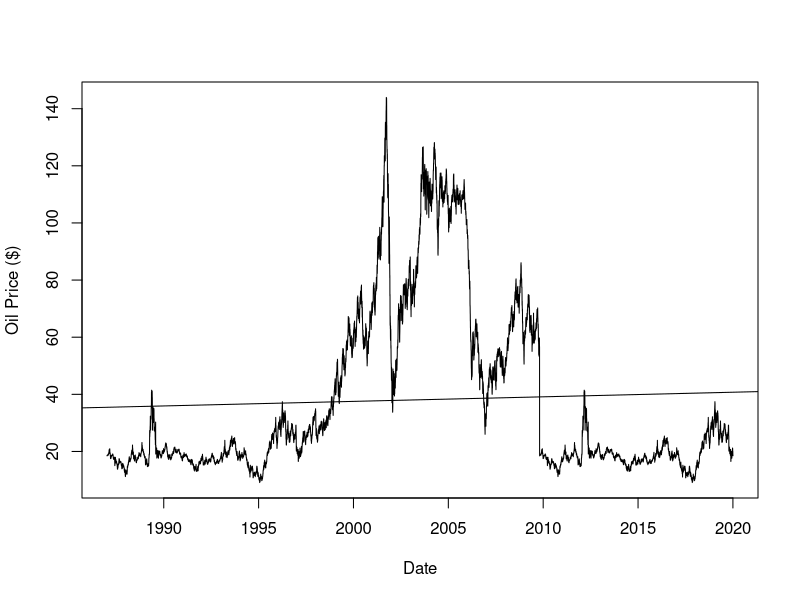
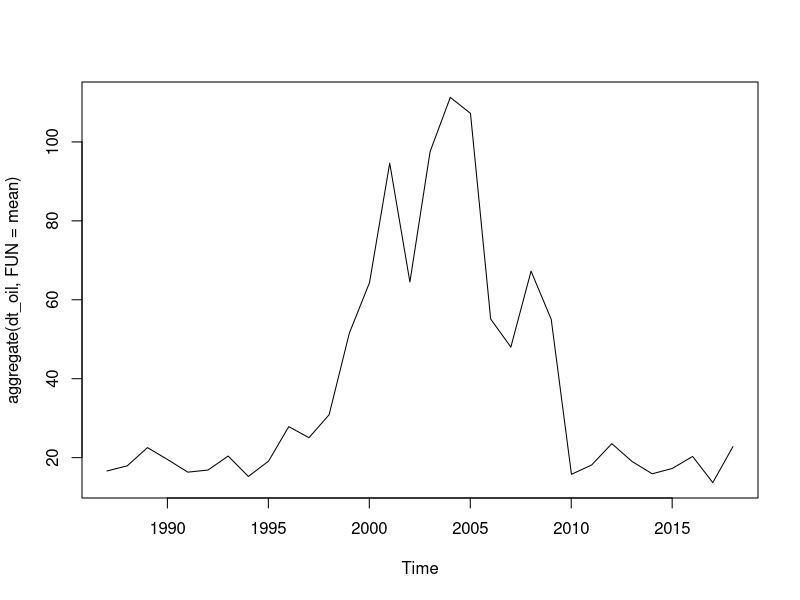
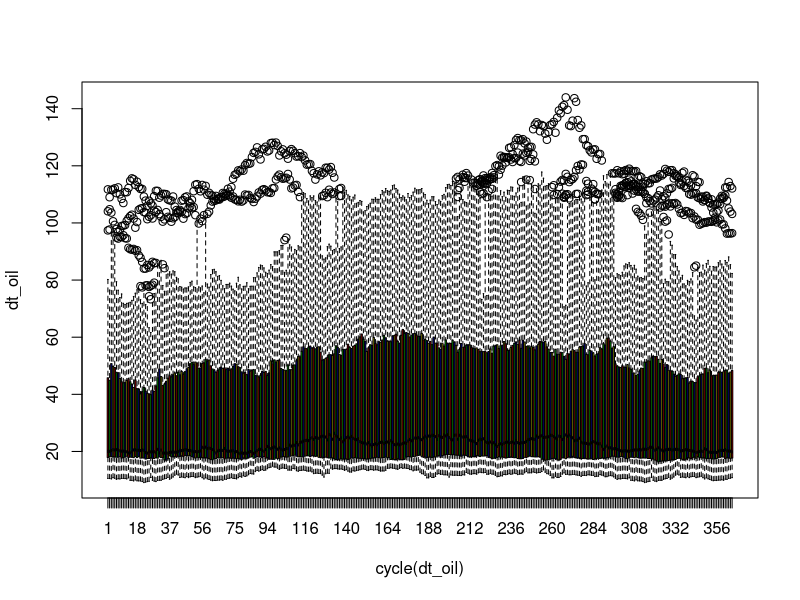
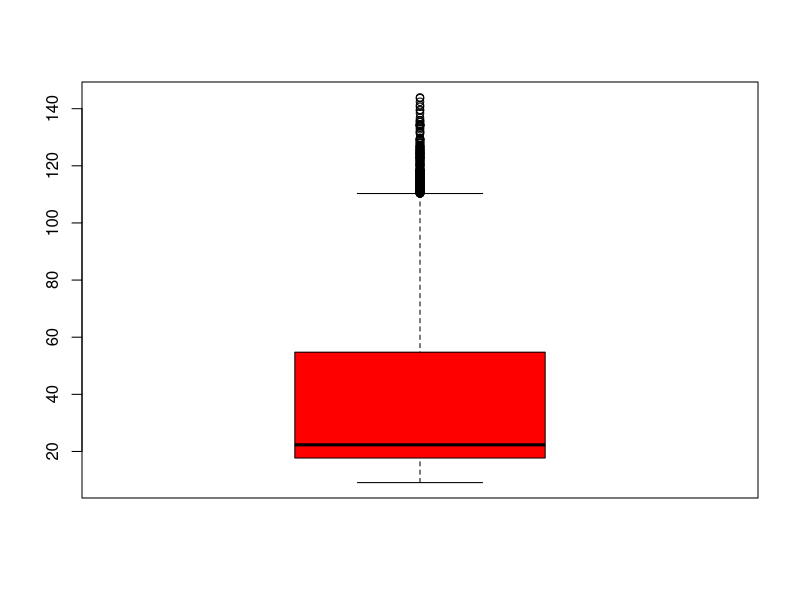
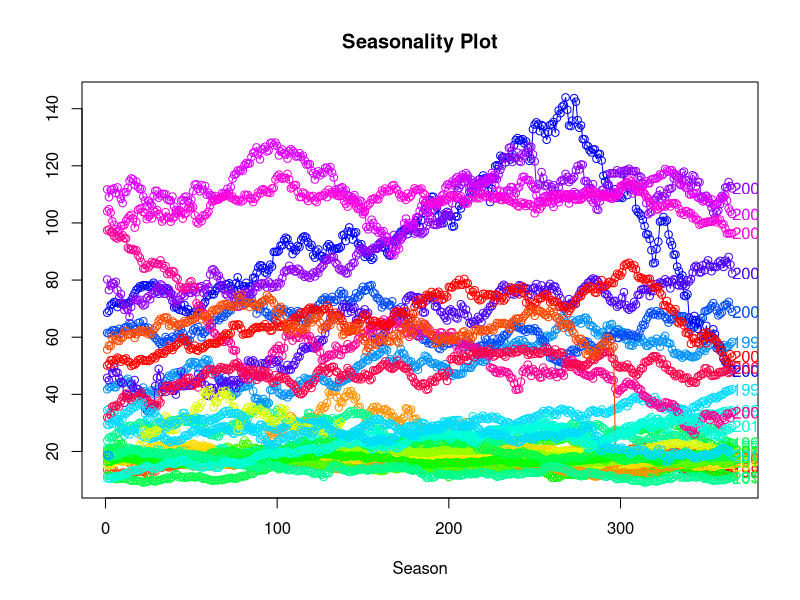
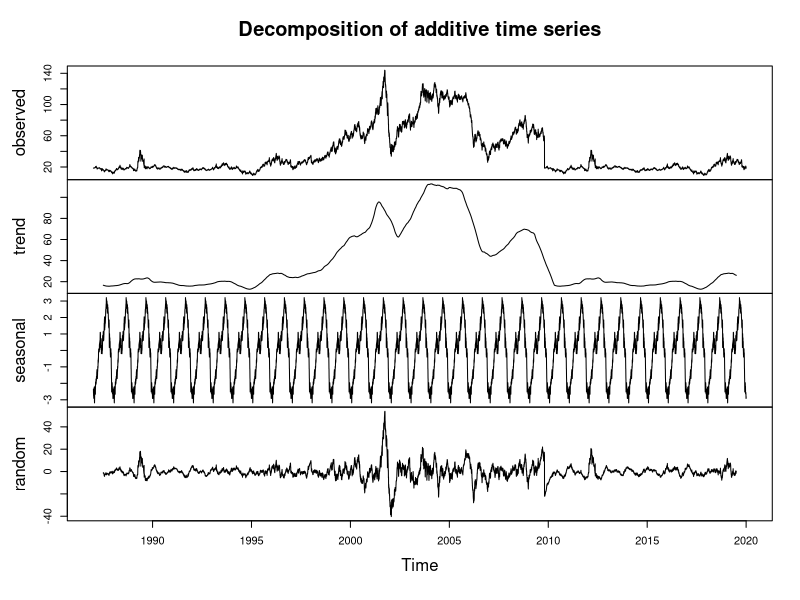
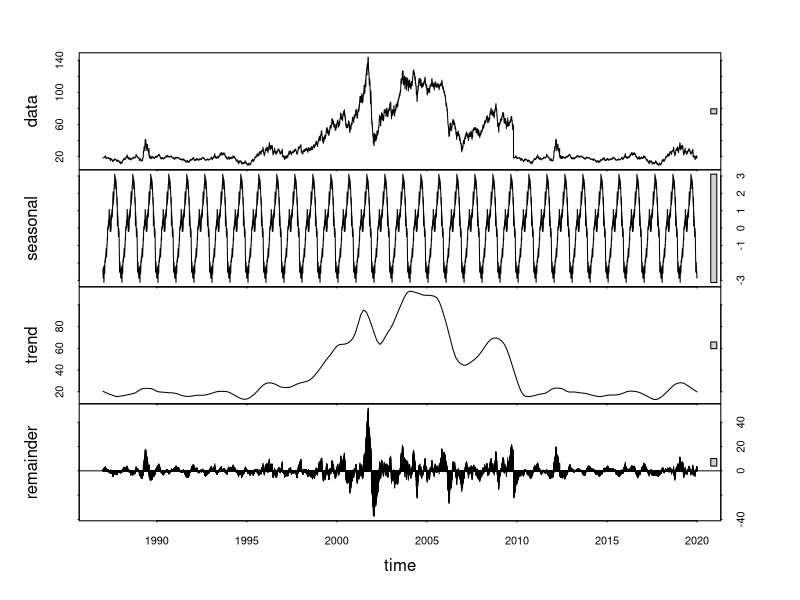
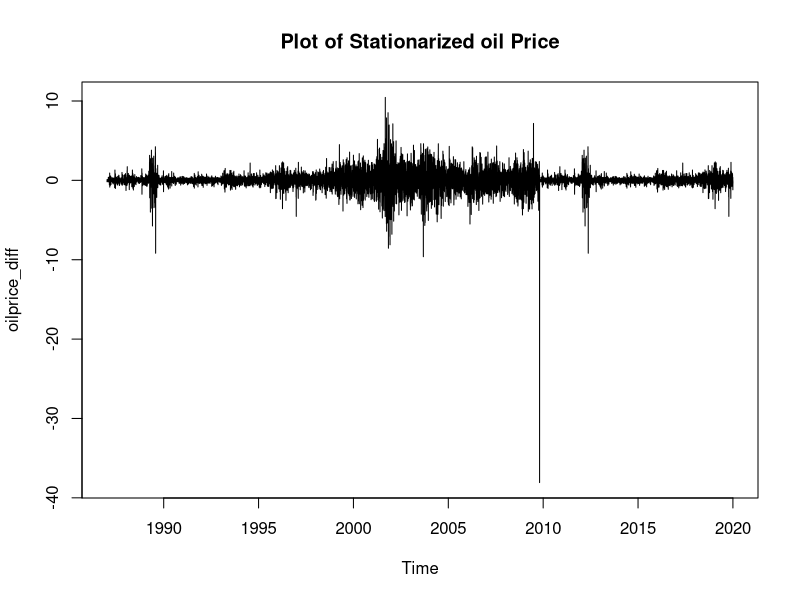

R code for these plots, in order: (Note: this script raises an error after producing the figures.)
## ---- chunk 1
oilPrice <- read.csv("BrentOilPrices.csv" )
View(oilPrice) 
## ---- chunk 2
dt_oil = ts(oilPrice,frequency = 365, start = c(1987, 5,20), end = c(2020,2,25))
## ---- chunk 3
class(dt_oil)
## ---- chunk 4
str(dt_oil)
## ---- chunk 5

plot(dt_oil, xlab = "Date", ylab = "Oil Price ($)")
abline(reg=lm(dt_oil~time(dt_oil)))
#abline(reg=lm(dt_oil~time(dt_oil)))
## ---- chunk 6
start(dt_oil)
## ---- chunk 7
end(dt_oil)
## ---- chunk 8
frequency(dt_oil)
## ---- chunk 9
summary(dt_oil)
## ---- chunk 10
plot(aggregate(dt_oil, FUN = mean))
## ---- chunk 11
boxplot(dt_oil~cycle(dt_oil), col=c("red","green","blue","yellow"))
## ---- chunk 12
boxplot(dt_oil, col = "red")
## ---- chunk 13
library(forecast)
seasonplot(dt_oil, 365, col=rainbow(21), year.labels=TRUE, main="Seasonality Plot")
## ---- chunk 14
plot(decompose(dt_oil))
## ---- chunk 15
plot(stl(dt_oil, s.window = "periodic"))
## ---- chunk 16
library(tseries)
## ---- chunk 17
adf.test(dt_oil)
## ---- chunk 18
ndiffs(dt_oil)
## ---- chunk 19
oilprice_diff <- diff(dt_oil, differences = 1)
## ---- chunk 20
adf.test(oilprice_diff)
## ---- chunk 21
nsdiffs(dt_oil)
## ---- chunk 22
plot(oilprice_diff, main = "Plot of Stationarized oil Price")
## ---- chunk 23
acf(dt_oil)
## ---- chunk 24
acf(oilprice_diff)
## ---- chunk 25
pacf(oilprice_diff)
## ---- chunk 26
# By specifying the order and the seasonality, the stationary has being taken care of.
fit <-Arima(dt_oil, order=c(1, 1, 1), seasonal = list(order = c(1, 1, 1), period = 4))
## ---- chunk 27
#predicted_price <- predict(fit, n.head = 5*365)
forecasted_price <- forecast(fit, h = 5*365)
## ---- chunk 28

#ts.plot(dt_oil, predicted_price$pred)
plot(forecasted_price)
## ---- chunk 29
oil_fit <- auto.arima(dt_oil, stationary =FALSE, seasonal = TRUE)
#oil_fit <- auto.arima(dt_oil)
## ---- chunk 30
forecast_autoarima <- forecast(oil_fit, h=2*365)
## ---- chunk 31
plot(forecast(forecast_autoarima))
## ---- chunk 32
pred_auto <- predict(oil_fit, n.head = 10*365)
## ---- chunk 33
ts.plot(dt_oil,pred_auto$pred, lty = c(1,3))
## ---- chunk 34

## ---- chunk 35
forecast_autoarima$model
## ---- chunk 36
price_hw <- hw(dt_oil, initial = "optimal", h=40, beta=NULL, gamma=NULL)
plot(price_hw)
## ---- chunk 37
price_ma <- ma(dt_oil, order = 365)
plot(price_ma)
## ---- chunk 38
forecast_ma <- forecast(price_ma, h=2*365)
View(forecast_ma$upper)
#View(forecast_ma$fitted)
#View(forecast_ma$x)
## ---- chunk 39
plot(forecast_ma)
## ---- chunk 40

## ---- chunk 41

## ---- chunk 42

## ---- chunk 43

## ---- chunk 44

## ---- chunk 45

## ---- chunk 46

## ---- chunk 47

## ---- chunk 48

## ---- chunk 49

## ---- chunk 50

## ---- chunk 51

## ---- chunk 52

## ---- chunk 53

## ---- chunk 54

